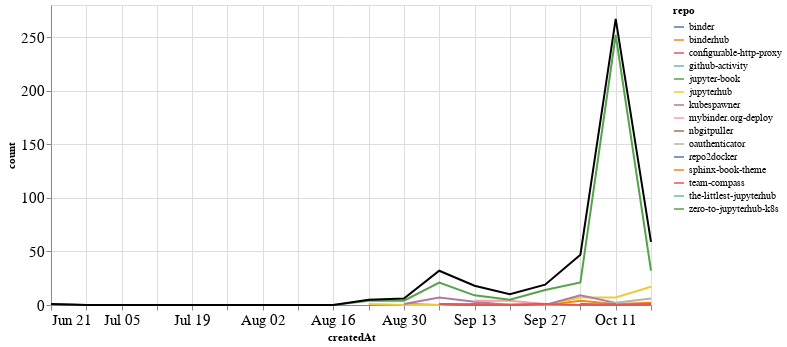

This figure's notebook cell:
### Markdown cell above
## Comments

### Code cell
comments_time = comments.groupby('repo').resample('W', on='createdAt').count()['author'].reset_index()
comments_time = comments_time.rename(columns={'author': 'count'})
comments_time_total = comments_time.groupby('createdAt').agg({"count": "sum"}).reset_index()
ch1 = alt.Chart(comments_time, width=600).mark_line().encode(
    x='createdAt',
    y='count',
    color='repo',
    tooltip="repo"
)

ch2 = alt.Chart(comments_time_total, width=600).mark_line(color="black").encode(
    x='createdAt',
    y='count',
)

ch1 + ch2

### Figure 1 — Vega-Lite specification as saved in the notebook (floating-point values rounded to 4 significant figures)
{"config": {"axisLeft": {"labelFontSize": 15}, "axisBottom": {"labelFontSize": 15}}, "layer": [{"data": {"name": "data-c7ea91b39c17a78eafdbd15ff4102c2b"}, "mark": "line", "encoding": {"color": {"type": "nominal", "field": "repo"}, "tooltip": {"type": "nominal", "field": "repo"}, "x": {"type": "temporal", "field": "createdAt"}, "y": {"type": "quantitative", "field": "count"}}, "width": 600}, {"data": {"name": "data-9bbcd09ffc319e770cec54937287c5c8"}, "mark": {"type": "line", "color": "black"}, "encoding": {"x": {"type": "temporal", "field": "createdAt"}, "y": {"type": "quantitative", "field": "count"}}, "width": 600}], "$schema": "https://vega.github.io/schema/vega-lite/v4.8.1.json", "datasets": {"data-c7ea91b39c17a78eafdbd15ff4102c2b": [{"repo": "binder", "createdAt": "2020-10-04T00:00:00", "count": 1}, {"repo": "binder", "createdAt": "2020-10-11T00:00:00", "count": 1}, {"repo": "binder", "createdAt": "2020-10-18T00:00:00", "count": 1}, {"repo": "binderhub", "createdAt": "2020-09-13T00:00:00", "count": 1}, {"repo": "binderhub", "createdAt": "2020-09-20T00:00:00", "count": 0}, {"repo": "binderhub", "createdAt": "2020-09-27T00:00:00", "count": 0}, {"repo": "binderhub", "createdAt": "2020-10-04T00:00:00", "count": 4}, {"repo": "binderhub", "createdAt": "2020-10-11T00:00:00", "count": 1}, {"repo": "binderhub", "createdAt": "2020-10-18T00:00:00", "count": 2}, {"repo": "configurable-http-proxy", "createdAt": "2020-08-30T00:00:00", "count": 1}, {"repo": "configurable-http-proxy", "createdAt": "2020-09-06T00:00:00", "count": 0}, {"repo": "configurable-http-proxy", "createdAt": "2020-09-13T00:00:00", "count": 1}, {"repo": "configurable-http-proxy", "createdAt": "2020-09-20T00:00:00", "count": 0}, {"repo": "configurable-http-proxy", "createdAt": "2020-09-27T00:00:00", "count": 0}, {"repo": "configurable-http-proxy", "createdAt": "2020-10-04T00:00:00", "count": 0}, {"repo": "configurable-http-proxy", "createdAt": "2020-10-11T00:00:00", "count": 0}, {"repo": "configurable-http-proxy", "createdAt": "2020-10-18T00:00:00", "count": 1}, {"repo": "github-activity", "createdAt": "2020-10-11T00:00:00", "count": 1}, {"repo": "jupyter-book", "createdAt": "2020-10-04T00:00:00", "count": 2}, {"repo": "jupyterhub", "createdAt": "2020-08-23T00:00:00", "count": 1}, {"repo": "jupyterhub", "createdAt": "2020-08-30T00:00:00", "count": 0}, {"repo": "jupyterhub", "createdAt": "2020-09-06T00:00:00", "count": 0}, {"repo": "jupyterhub", "createdAt": "2020-09-13T00:00:00", "count": 0}, {"repo": "jupyterhub", "createdAt": "2020-09-20T00:00:00", "count": 1}, {"repo": "jupyterhub", "createdAt": "2020-09-27T00:00:00", "count": 0}, {"repo": "jupyterhub", "createdAt": "2020-10-04T00:00:00", "count": 7}, {"repo": "jupyterhub", "createdAt": "2020-10-11T00:00:00", "count": 7}, {"repo": "jupyterhub", "createdAt": "2020-10-18T00:00:00", "count": 17}, {"repo": "kubespawner", "createdAt": "2020-08-30T00:00:00", "count": 1}, {"repo": "kubespawner", "createdAt": "2020-09-06T00:00:00", "count": 7}, {"repo": "kubespawner", "createdAt": "2020-09-13T00:00:00", "count": 3}, {"repo": "kubespawner", "createdAt": "2020-09-20T00:00:00", "count": 0}, {"repo": "kubespawner", "createdAt": "2020-09-27T00:00:00", "count": 0}, {"repo": "kubespawner", "createdAt": "2020-10-04T00:00:00", "count": 9}, {"repo": "kubespawner", "createdAt": "2020-10-11T00:00:00", "count": 2}, {"repo": "mybinder.org-deploy", "createdAt": "2020-09-13T00:00:00", "count": 4}, {"repo": "mybinder.org-deploy", "createdAt": "2020-09-20T00:00:00", "count": 4}, {"repo": "mybinder.org-deploy", "createdAt": "2020-09-27T00:00:00", "count": 1}, {"repo": "nbgitpuller", "createdAt": "2020-10-04T00:00:00", "count": 3}, {"repo": "oauthenticator", "createdAt": "2020-09-06T00:00:00", "count": 1}, {"repo": "oauthenticator", "createdAt": "2020-09-13T00:00:00", "count": 0}, {"repo": "oauthenticator", "createdAt": "2020-09-20T00:00:00", "count": 0}, {"repo": "oauthenticator", "createdAt": "2020-09-27T00:00:00", "count": 0}, {"repo": "oauthenticator", "createdAt": "2020-10-04T00:00:00", "count": 0}, {"repo": "oauthenticator", "createdAt": "2020-10-11T00:00:00", "count": 2}, {"repo": "oauthenticator", "createdAt": "2020-10-18T00:00:00", "count": 6}, {"repo": "repo2docker", "createdAt": "2020-09-06T00:00:00", "count": 1}, {"repo": "repo2docker", "createdAt": "2020-09-13T00:00:00", "count": 0}, {"repo": "repo2docker", "createdAt": "2020-09-20T00:00:00", "count": 0}, {"repo": "repo2docker", "createdAt": "2020-09-27T00:00:00", "count": 1}, {"repo": "sphinx-book-theme", "createdAt": "2020-09-27T00:00:00", "count": 2}, {"repo": "team-compass", "createdAt": "2020-09-06T00:00:00", "count": 1}, {"repo": "team-compass", "createdAt": "2020-09-13T00:00:00", "count": 0}, {"repo": "team-compass", "createdAt": "2020-09-20T00:00:00", "count": 0}, {"repo": "team-compass", "createdAt": "2020-09-27T00:00:00", "count": 1}, {"repo": "team-compass", "createdAt": "2020-10-04T00:00:00", "count": 0}, {"repo": "team-compass", "createdAt": "2020-10-11T00:00:00", "count": 1}, {"repo": "the-littlest-jupyterhub", "createdAt": "2020-09-06T00:00:00", "count": 1}, {"repo": "zero-to-jupyterhub-k8s", "createdAt": "2020-06-21T00:00:00", "count": 1}, {"repo": "zero-to-jupyterhub-k8s", "createdAt": "2020-06-28T00:00:00", "count": 0}, {"repo": "zero-to-jupyterhub-k8s", "createdAt": "2020-07-05T00:00:00", "count": 0}, {"repo": "zero-to-jupyterhub-k8s", "createdAt": "2020-07-12T00:00:00", "count": 0}, {"repo": "zero-to-jupyterhub-k8s", "createdAt": "2020-07-19T00:00:00", "count": 0}, {"repo": "zero-to-jupyterhub-k8s", "createdAt": "2020-07-26T00:00:00", "count": 0}, {"repo": "zero-to-jupyterhub-k8s", "createdAt": "2020-08-02T00:00:00", "count": 0}, {"repo": "zero-to-jupyterhub-k8s", "createdAt": "2020-08-09T00:00:00", "count": 0}, {"repo": "zero-to-jupyterhub-k8s", "createdAt": "2020-08-16T00:00:00", "count": 0}, {"repo": "zero-to-jupyterhub-k8s", "createdAt": "2020-08-23T00:00:00", "count": 4}, {"repo": "zero-to-jupyterhub-k8s", "createdAt": "2020-08-30T00:00:00", "count": 4}, {"repo": "zero-to-jupyterhub-k8s", "createdAt": "2020-09-06T00:00:00", "count": 21}, {"repo": "zero-to-jupyterhub-k8s", "createdAt": "2020-09-13T00:00:00", "count": 9}, {"repo": "zero-to-jupyterhub-k8s", "createdAt": "2020-09-20T00:00:00", "count": 5}, {"repo": "zero-to-jupyterhub-k8s", "createdAt": "2020-09-27T00:00:00", "count": 14}, {"repo": "zero-to-jupyterhub-k8s", "createdAt": "2020-10-04T00:00:00", "count": 21}, {"repo": "zero-to-jupyterhub-k8s", "createdAt": "2020-10-11T00:00:00", "count": 252}, {"repo": "zero-to-jupyterhub-k8s", "createdAt": "2020-10-18T00:00:00", "count": 32}], "data-9bbcd09ffc319e770cec54937287c5c8": [{"createdAt": "2020-06-21T00:00:00", "count": 1}, {"createdAt": "2020-06-28T00:00:00", "count": 0}, {"createdAt": "2020-07-05T00:00:00", "count": 0}, {"createdAt": "2020-07-12T00:00:00", "count": 0}, {"createdAt": "2020-07-19T00:00:00", "count": 0}, {"createdAt": "2020-07-26T00:00:00", "count": 0}, {"createdAt": "2020-08-02T00:00:00", "count": 0}, {"createdAt": "2020-08-09T00:00:00", "count": 0}, {"createdAt": "2020-08-16T00:00:00", "count": 0}, {"createdAt": "2020-08-23T00:00:00", "count": 5}, {"createdAt": "2020-08-30T00:00:00", "count": 6}, {"createdAt": "2020-09-06T00:00:00", "count": 32}, {"createdAt": "2020-09-13T00:00:00", "count": 18}, {"createdAt": "2020-09-20T00:00:00", "count": 10}, {"createdAt": "2020-09-27T00:00:00", "count": 19}, {"createdAt": "2020-10-04T00:00:00", "count": 47}, {"createdAt": "2020-10-11T00:00:00", "count": 267}, {"createdAt": "2020-10-18T00:00:00", "count": 59}]}}
